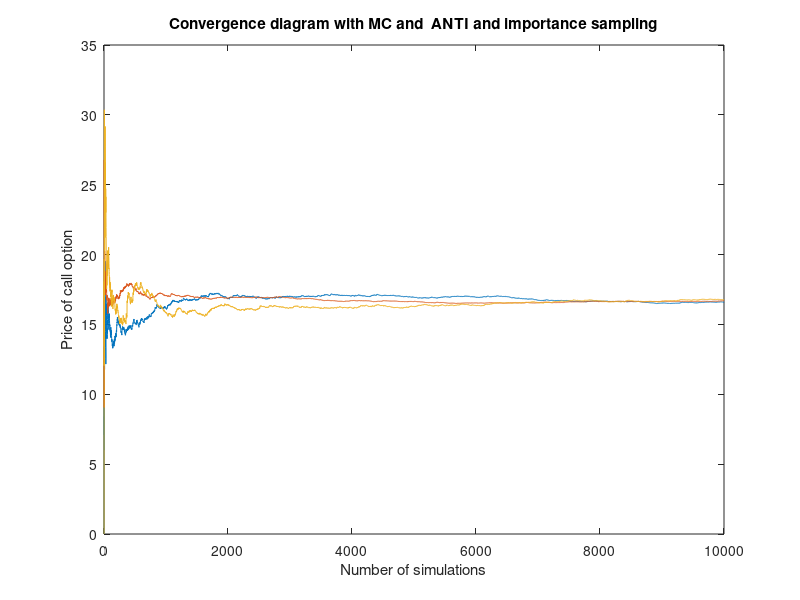

Write MATLAB code to recreate this figure.
S=100;K=100;r=0.1;sig=0.3;T=1;
N=10000;
Y=randn(1,N);
Z=zeros(1,N);%for S_T
W=zeros(1,N);%for (S_T-K)^+
for k=1:N
    Z(k)=S*exp((r-0.5*sig^2)*T+sig*sqrt(T)*Y(k));
    W(k)=max(Z(k)-K,0);
end
U=zeros(1,N);%for \bar f
U(1)=W(1);
for k=2:N
    U(k)=U(k-1)+W(k);
end
for k=1:N
    U(k)=exp(-r*T)*U(k)/k;
end
plot(1:N,U)

hold on;


Y=randn(1,N);
Z=zeros(1,N);
V=zeros(1,N);
W=zeros(1,N);
for k=1:N
    Z(k)=S*exp((r-0.5*sig^2)*T+sig*sqrt(T)*Y(k));
    V(k)=S*exp((r-0.5*sig^2)*T-sig*sqrt(T)*Y(k));
    W(k)=0.5*(max(Z(k)-K,0)+max(V(k)-K,0));
end
U=zeros(1,N);
U(1)=W(1);
for k=2:N
    U(k)=U(k-1)+W(k);
end
for k=1:N
    U(k)=exp(-r*T)*U(k)/k;
end
plot(1:N,U)
hold on;

beta=-(log(K/S)-(r-0.5*sig^2)*T)\sig\sqrt(T);
N=10^4;
Y=randn(1,N);
W=zeros(1,N);%for g_beta(x)
for k=1:N
    W(k)=max(S*exp((r-0.5*sig^2)*T+sig*sqrt(T)*(Y(k)-beta))-K,0)*exp(beta*Y(k)-0.5*beta^2);
end
U=zeros(1,N);
U(1)=W(1);
for k=2:N
    U(k)=U(k-1)+W(k);
end
for k=1:N
    U(k)=exp(-r*T)*U(k)/k;
end
plot(1:N,U)
xlabel('Number of simulations')
ylabel('Price of call option')
title('Convergence diagram with MC and  ANTI and importance sampling')
hold on
